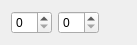
<?xml version="1.0" encoding="UTF-8"?>
<ui version="4.0">
 <class>RangeWidget</class>
 <widget class="QWidget" name="RangeWidget">
  <property name="geometry">
   <rect>
    <x>0</x>
    <y>0</y>
    <width>129</width>
    <height>43</height>
   </rect>
  </property>
  <property name="windowTitle">
   <string>Form</string>
  </property>
  <layout class="QHBoxLayout" name="horizontalLayout">
   <item>
    <widget class="QSpinBox" name="lowerBound"/>
   </item>
   <item>
    <widget class="QSpinBox" name="upperBound"/>
   </item>
   <item>
    <widget class="QPushButton" name="closeButton">
     <property name="minimumSize">
      <size>
       <width>21</width>
       <height>21</height>
      </size>
     </property>
     <property name="maximumSize">
      <size>
       <width>21</width>
       <height>21</height>
      </size>
     </property>
     <property name="text">
      <string/>
     </property>
     <property name="icon">
      <iconset resource="../../resource.qrc">
       <normaloff>:/resource/icons/icon_action_cross.png</normaloff>:/resource/icons/icon_action_cross.png</iconset>
     </property>
     <property name="flat">
      <bool>true</bool>
     </property>
    </widget>
   </item>
  </layout>
 </widget>
 <resources>
  <include location="../../resource.qrc"/>
 </resources>
 <connections/>
</ui>
